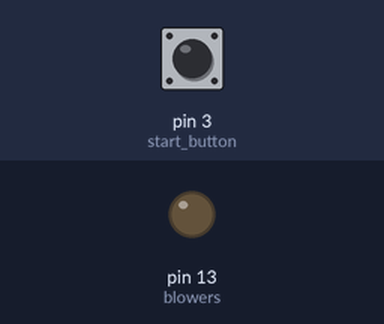
Recording of a sketch running on a simulated Arduino Uno, built with avr-gcc and run on an emulated ATmega328P. Parts: output pins drawn as LEDs (lit = HIGH). The inputs (shaded band) are chosen by the test bench; at power-on: pin 3 (start_button) LOW.

Above: at 1.2 s.
1.3 s: pin 3 (start_button) pulled HIGH for 0.15 s
At 2.6 s:
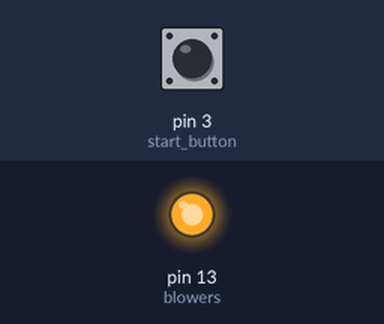
2.9 s: pin 3 (start_button) pulled HIGH for 1 s
At 5.1 s:
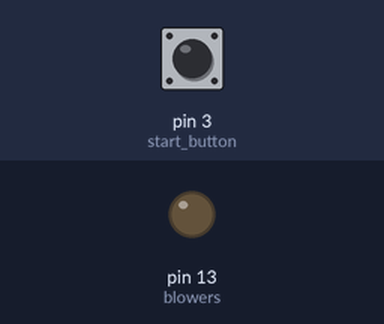
5.4 s: pin 3 (start_button) pulled HIGH for 3.2 s
At 9.9 s:
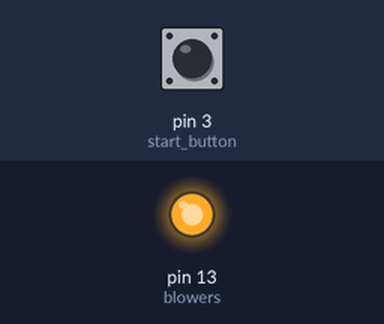
Timing chart, 0 to 11.4 s (numbered marks = the images above; inputs shaded):
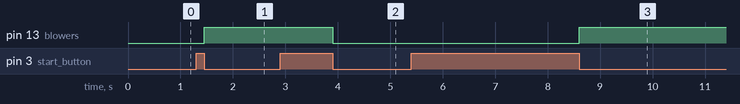

Measured:
- after the input at 1.3 s, pin 13 (blowers): LOW → HIGH after 0.15 s
- after the input at 2.9 s, pin 13 (blowers): HIGH → LOW after 1.0 s
- after the input at 5.4 s, pin 13 (blowers): LOW → HIGH after 3.2 s

The sketch:

sketch_may01a.ino
```cpp
#define blowers 13
#define start_button 3

byte lastButtonState = LOW;
byte blowerState = LOW;

void setup() {
  pinMode(blowers, OUTPUT);
  pinMode(start_button, INPUT);
}

void loop() {
  byte buttonState = digitalRead(start_button);
  if (buttonState != lastButtonState) {
    lastButtonState = buttonState;
    if (buttonState == LOW) {
      blowerState = (blowerState == HIGH) ? LOW: HIGH;
      digitalWrite(blowers, blowerState);
    }
  }
}
```
